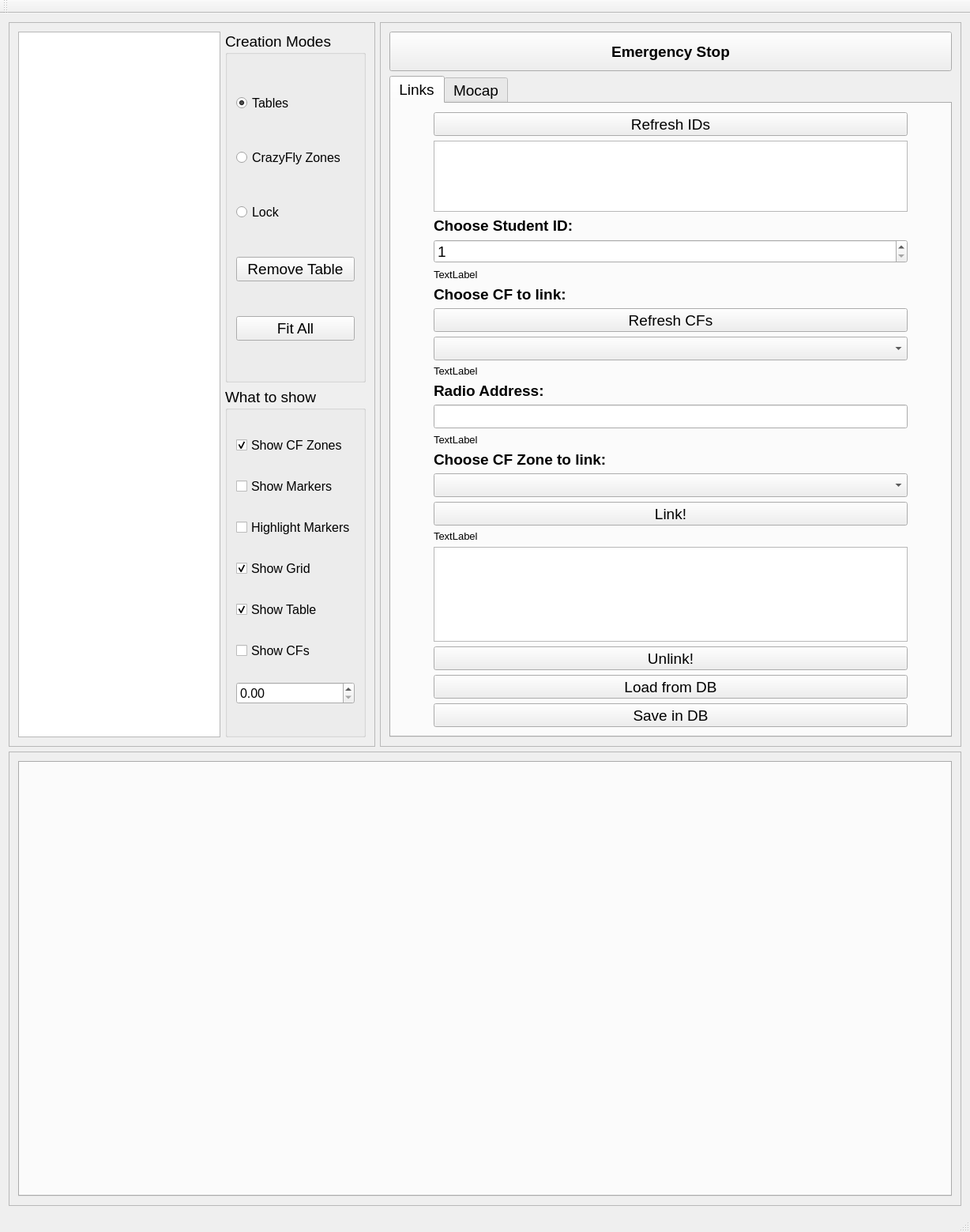
<?xml version="1.0" encoding="UTF-8"?>
<ui version="4.0">
 <class>MainGUIWindow</class>
 <widget class="QMainWindow" name="MainGUIWindow">
  <property name="geometry">
   <rect>
    <x>0</x>
    <y>0</y>
    <width>1228</width>
    <height>1559</height>
   </rect>
  </property>
  <property name="windowTitle">
   <string>MainGUIWindow</string>
  </property>
  <widget class="QWidget" name="centralWidget">
   <layout class="QGridLayout" name="gridLayout_3">
    <item row="0" column="0">
     <widget class="QFrame" name="frame_drawing">
      <property name="sizePolicy">
       <sizepolicy hsizetype="Preferred" vsizetype="Preferred">
        <horstretch>0</horstretch>
        <verstretch>0</verstretch>
       </sizepolicy>
      </property>
      <property name="frameShape">
       <enum>QFrame::StyledPanel</enum>
      </property>
      <property name="frameShadow">
       <enum>QFrame::Raised</enum>
      </property>
      <layout class="QGridLayout" name="gridLayout_4">
       <item row="0" column="1">
        <widget class="QGroupBox" name="groupBox">
         <property name="sizePolicy">
          <sizepolicy hsizetype="Preferred" vsizetype="MinimumExpanding">
           <horstretch>0</horstretch>
           <verstretch>0</verstretch>
          </sizepolicy>
         </property>
         <property name="font">
          <font>
           <pointsize>14</pointsize>
          </font>
         </property>
         <property name="title">
          <string>Creation Modes</string>
         </property>
         <layout class="QVBoxLayout" name="verticalLayout">
          <item>
           <widget class="QRadioButton" name="radioButton_table_mode">
            <property name="font">
             <font>
              <pointsize>12</pointsize>
             </font>
            </property>
            <property name="text">
             <string>Tables</string>
            </property>
            <property name="checked">
             <bool>true</bool>
            </property>
           </widget>
          </item>
          <item>
           <widget class="QRadioButton" name="radioButton_crazyfly_zones_mode">
            <property name="font">
             <font>
              <pointsize>12</pointsize>
             </font>
            </property>
            <property name="text">
             <string>CrazyFly Zones</string>
            </property>
            <property name="checkable">
             <bool>true</bool>
            </property>
           </widget>
          </item>
          <item>
           <widget class="QRadioButton" name="radioButton_lock_mode">
            <property name="font">
             <font>
              <pointsize>12</pointsize>
             </font>
            </property>
            <property name="text">
             <string>Lock</string>
            </property>
            <property name="checkable">
             <bool>true</bool>
            </property>
           </widget>
          </item>
          <item>
           <widget class="QPushButton" name="removeTable">
            <property name="font">
             <font>
              <pointsize>14</pointsize>
             </font>
            </property>
            <property name="text">
             <string>Remove Table</string>
            </property>
           </widget>
          </item>
          <item>
           <widget class="QPushButton" name="pushButton_fitAll">
            <property name="font">
             <font>
              <pointsize>14</pointsize>
             </font>
            </property>
            <property name="text">
             <string>Fit All</string>
            </property>
           </widget>
          </item>
         </layout>
        </widget>
       </item>
       <item row="1" column="1">
        <widget class="QGroupBox" name="groupBox_2">
         <property name="sizePolicy">
          <sizepolicy hsizetype="Preferred" vsizetype="MinimumExpanding">
           <horstretch>0</horstretch>
           <verstretch>0</verstretch>
          </sizepolicy>
         </property>
         <property name="font">
          <font>
           <pointsize>14</pointsize>
          </font>
         </property>
         <property name="title">
          <string>What to show</string>
         </property>
         <layout class="QGridLayout" name="gridLayout_5">
          <item row="5" column="0">
           <widget class="QCheckBox" name="checkBox_grid">
            <property name="font">
             <font>
              <pointsize>12</pointsize>
             </font>
            </property>
            <property name="text">
             <string>Show Grid</string>
            </property>
            <property name="checked">
             <bool>true</bool>
            </property>
           </widget>
          </item>
          <item row="6" column="0">
           <widget class="QCheckBox" name="checkBox_table">
            <property name="font">
             <font>
              <pointsize>12</pointsize>
             </font>
            </property>
            <property name="text">
             <string>Show Table</string>
            </property>
            <property name="checked">
             <bool>true</bool>
            </property>
           </widget>
          </item>
          <item row="9" column="0">
           <widget class="QCheckBox" name="checkBox_vicon_crazyflies">
            <property name="font">
             <font>
              <pointsize>12</pointsize>
             </font>
            </property>
            <property name="text">
             <string>Show CFs</string>
            </property>
            <property name="checked">
             <bool>false</bool>
            </property>
           </widget>
          </item>
          <item row="1" column="0">
           <widget class="QCheckBox" name="checkBox_crazyfly_zones">
            <property name="font">
             <font>
              <pointsize>12</pointsize>
             </font>
            </property>
            <property name="text">
             <string>Show CF Zones</string>
            </property>
            <property name="checked">
             <bool>true</bool>
            </property>
           </widget>
          </item>
          <item row="2" column="0">
           <widget class="QCheckBox" name="checkBox_vicon_markers">
            <property name="font">
             <font>
              <pointsize>12</pointsize>
             </font>
            </property>
            <property name="text">
             <string>Show Markers</string>
            </property>
            <property name="checked">
             <bool>false</bool>
            </property>
           </widget>
          </item>
          <item row="10" column="0">
           <widget class="QDoubleSpinBox" name="scaleSpinBox">
            <property name="font">
             <font>
              <pointsize>12</pointsize>
             </font>
            </property>
           </widget>
          </item>
          <item row="3" column="0">
           <widget class="QCheckBox" name="checkBox_vicon_highlight_markers">
            <property name="font">
             <font>
              <pointsize>12</pointsize>
             </font>
            </property>
            <property name="text">
             <string>Highlight Markers</string>
            </property>
            <property name="checkable">
             <bool>false</bool>
            </property>
           </widget>
          </item>
         </layout>
        </widget>
       </item>
       <item row="0" column="0" rowspan="2">
        <widget class="myGraphicsView" name="graphicsView">
         <property name="sizePolicy">
          <sizepolicy hsizetype="Preferred" vsizetype="Preferred">
           <horstretch>0</horstretch>
           <verstretch>0</verstretch>
          </sizepolicy>
         </property>
         <property name="mouseTracking">
          <bool>true</bool>
         </property>
        </widget>
       </item>
      </layout>
      <zorder>graphicsView</zorder>
      <zorder>groupBox</zorder>
      <zorder>groupBox_2</zorder>
     </widget>
    </item>
    <item row="0" column="1">
     <widget class="QFrame" name="frame_3">
      <property name="sizePolicy">
       <sizepolicy hsizetype="Preferred" vsizetype="Preferred">
        <horstretch>0</horstretch>
        <verstretch>0</verstretch>
       </sizepolicy>
      </property>
      <property name="frameShape">
       <enum>QFrame::StyledPanel</enum>
      </property>
      <property name="frameShadow">
       <enum>QFrame::Raised</enum>
      </property>
      <layout class="QVBoxLayout" name="verticalLayout_2">
       <item>
        <widget class="QPushButton" name="emergency_stop_button">
         <property name="sizePolicy">
          <sizepolicy hsizetype="Minimum" vsizetype="Fixed">
           <horstretch>0</horstretch>
           <verstretch>0</verstretch>
          </sizepolicy>
         </property>
         <property name="minimumSize">
          <size>
           <width>0</width>
           <height>50</height>
          </size>
         </property>
         <property name="maximumSize">
          <size>
           <width>16777215</width>
           <height>100</height>
          </size>
         </property>
         <property name="font">
          <font>
           <pointsize>14</pointsize>
           <weight>75</weight>
           <bold>true</bold>
          </font>
         </property>
         <property name="text">
          <string>Emergency Stop</string>
         </property>
        </widget>
       </item>
       <item>
        <widget class="QTabWidget" name="tabWidget_2">
         <property name="font">
          <font>
           <pointsize>14</pointsize>
          </font>
         </property>
         <property name="currentIndex">
          <number>0</number>
         </property>
         <widget class="QWidget" name="links_tab">
          <attribute name="title">
           <string>Links</string>
          </attribute>
          <layout class="QGridLayout" name="gridLayout">
           <item row="0" column="1">
            <widget class="QPushButton" name="refresh_student_ids_button">
             <property name="sizePolicy">
              <sizepolicy hsizetype="MinimumExpanding" vsizetype="Fixed">
               <horstretch>0</horstretch>
               <verstretch>0</verstretch>
              </sizepolicy>
             </property>
             <property name="minimumSize">
              <size>
               <width>0</width>
               <height>20</height>
              </size>
             </property>
             <property name="maximumSize">
              <size>
               <width>600</width>
               <height>30</height>
              </size>
             </property>
             <property name="text">
              <string>Refresh IDs</string>
             </property>
            </widget>
           </item>
           <item row="13" column="1">
            <widget class="QLabel" name="err_message_radio_address">
             <property name="sizePolicy">
              <sizepolicy hsizetype="MinimumExpanding" vsizetype="Fixed">
               <horstretch>0</horstretch>
               <verstretch>0</verstretch>
              </sizepolicy>
             </property>
             <property name="minimumSize">
              <size>
               <width>0</width>
               <height>10</height>
              </size>
             </property>
             <property name="maximumSize">
              <size>
               <width>600</width>
               <height>20</height>
              </size>
             </property>
             <property name="font">
              <font>
               <pointsize>10</pointsize>
              </font>
             </property>
             <property name="text">
              <string>TextLabel</string>
             </property>
            </widget>
           </item>
           <item row="22" column="1">
            <widget class="QPushButton" name="load_from_DB_button">
             <property name="sizePolicy">
              <sizepolicy hsizetype="MinimumExpanding" vsizetype="Fixed">
               <horstretch>0</horstretch>
               <verstretch>0</verstretch>
              </sizepolicy>
             </property>
             <property name="minimumSize">
              <size>
               <width>0</width>
               <height>20</height>
              </size>
             </property>
             <property name="maximumSize">
              <size>
               <width>600</width>
               <height>30</height>
              </size>
             </property>
             <property name="text">
              <string>Load from DB</string>
             </property>
            </widget>
           </item>
           <item row="12" column="1">
            <widget class="QLineEdit" name="radioAddress_text">
             <property name="sizePolicy">
              <sizepolicy hsizetype="MinimumExpanding" vsizetype="Fixed">
               <horstretch>0</horstretch>
               <verstretch>0</verstretch>
              </sizepolicy>
             </property>
             <property name="minimumSize">
              <size>
               <width>0</width>
               <height>20</height>
              </size>
             </property>
             <property name="maximumSize">
              <size>
               <width>600</width>
               <height>30</height>
              </size>
             </property>
             <property name="readOnly">
              <bool>true</bool>
             </property>
             <property name="clearButtonEnabled">
              <bool>false</bool>
             </property>
            </widget>
           </item>
           <item row="5" column="1">
            <widget class="QSpinBox" name="spinBox_student_ids">
             <property name="sizePolicy">
              <sizepolicy hsizetype="MinimumExpanding" vsizetype="Fixed">
               <horstretch>0</horstretch>
               <verstretch>0</verstretch>
              </sizepolicy>
             </property>
             <property name="minimumSize">
              <size>
               <width>0</width>
               <height>30</height>
              </size>
             </property>
             <property name="maximumSize">
              <size>
               <width>600</width>
               <height>30</height>
              </size>
             </property>
             <property name="minimum">
              <number>1</number>
             </property>
             <property name="maximum">
              <number>20</number>
             </property>
             <property name="value">
              <number>1</number>
             </property>
            </widget>
           </item>
           <item row="2" column="1">
            <widget class="QListWidget" name="list_discovered_student_ids">
             <property name="sizePolicy">
              <sizepolicy hsizetype="MinimumExpanding" vsizetype="MinimumExpanding">
               <horstretch>0</horstretch>
               <verstretch>0</verstretch>
              </sizepolicy>
             </property>
             <property name="maximumSize">
              <size>
               <width>600</width>
               <height>90</height>
              </size>
             </property>
            </widget>
           </item>
           <item row="15" column="1">
            <widget class="QComboBox" name="comboBoxCFZones">
             <property name="sizePolicy">
              <sizepolicy hsizetype="MinimumExpanding" vsizetype="Fixed">
               <horstretch>0</horstretch>
               <verstretch>0</verstretch>
              </sizepolicy>
             </property>
             <property name="minimumSize">
              <size>
               <width>0</width>
               <height>20</height>
              </size>
             </property>
             <property name="maximumSize">
              <size>
               <width>600</width>
               <height>30</height>
              </size>
             </property>
            </widget>
           </item>
           <item row="9" column="1">
            <widget class="QComboBox" name="comboBoxCFs">
             <property name="sizePolicy">
              <sizepolicy hsizetype="MinimumExpanding" vsizetype="Fixed">
               <horstretch>0</horstretch>
               <verstretch>0</verstretch>
              </sizepolicy>
             </property>
             <property name="minimumSize">
              <size>
               <width>0</width>
               <height>20</height>
              </size>
             </property>
             <property name="maximumSize">
              <size>
               <width>600</width>
               <height>30</height>
              </size>
             </property>
            </widget>
           </item>
           <item row="4" column="1">
            <widget class="QLabel" name="label_4">
             <property name="sizePolicy">
              <sizepolicy hsizetype="MinimumExpanding" vsizetype="Fixed">
               <horstretch>0</horstretch>
               <verstretch>0</verstretch>
              </sizepolicy>
             </property>
             <property name="minimumSize">
              <size>
               <width>0</width>
               <height>15</height>
              </size>
             </property>
             <property name="maximumSize">
              <size>
               <width>600</width>
               <height>25</height>
              </size>
             </property>
             <property name="font">
              <font>
               <weight>75</weight>
               <bold>true</bold>
              </font>
             </property>
             <property name="text">
              <string>Choose Student ID:</string>
             </property>
            </widget>
           </item>
           <item row="7" column="1">
            <widget class="QLabel" name="label_2">
             <property name="sizePolicy">
              <sizepolicy hsizetype="MinimumExpanding" vsizetype="Fixed">
               <horstretch>0</horstretch>
               <verstretch>0</verstretch>
              </sizepolicy>
             </property>
             <property name="minimumSize">
              <size>
               <width>0</width>
               <height>15</height>
              </size>
             </property>
             <property name="maximumSize">
              <size>
               <width>600</width>
               <height>25</height>
              </size>
             </property>
             <property name="font">
              <font>
               <weight>75</weight>
               <bold>true</bold>
              </font>
             </property>
             <property name="text">
              <string>Choose CF to link:</string>
             </property>
            </widget>
           </item>
           <item row="14" column="1">
            <widget class="QLabel" name="label_3">
             <property name="sizePolicy">
              <sizepolicy hsizetype="MinimumExpanding" vsizetype="Fixed">
               <horstretch>0</horstretch>
               <verstretch>0</verstretch>
              </sizepolicy>
             </property>
             <property name="minimumSize">
              <size>
               <width>0</width>
               <height>15</height>
              </size>
             </property>
             <property name="maximumSize">
              <size>
               <width>600</width>
               <height>25</height>
              </size>
             </property>
             <property name="font">
              <font>
               <weight>75</weight>
               <bold>true</bold>
              </font>
             </property>
             <property name="text">
              <string>Choose CF Zone to link:</string>
             </property>
            </widget>
           </item>
           <item row="11" column="1">
            <widget class="QLabel" name="label">
             <property name="sizePolicy">
              <sizepolicy hsizetype="MinimumExpanding" vsizetype="Fixed">
               <horstretch>0</horstretch>
               <verstretch>0</verstretch>
              </sizepolicy>
             </property>
             <property name="minimumSize">
              <size>
               <width>0</width>
               <height>15</height>
              </size>
             </property>
             <property name="maximumSize">
              <size>
               <width>600</width>
               <height>25</height>
              </size>
             </property>
             <property name="font">
              <font>
               <weight>75</weight>
               <bold>true</bold>
              </font>
             </property>
             <property name="text">
              <string>Radio Address:</string>
             </property>
            </widget>
           </item>
           <item row="6" column="1">
            <widget class="QLabel" name="err_message_student_id">
             <property name="sizePolicy">
              <sizepolicy hsizetype="MinimumExpanding" vsizetype="Fixed">
               <horstretch>0</horstretch>
               <verstretch>0</verstretch>
              </sizepolicy>
             </property>
             <property name="minimumSize">
              <size>
               <width>0</width>
               <height>10</height>
              </size>
             </property>
             <property name="maximumSize">
              <size>
               <width>600</width>
               <height>20</height>
              </size>
             </property>
             <property name="font">
              <font>
               <pointsize>10</pointsize>
              </font>
             </property>
             <property name="text">
              <string>TextLabel</string>
             </property>
            </widget>
           </item>
           <item row="8" column="1">
            <widget class="QPushButton" name="refresh_cfs_button">
             <property name="sizePolicy">
              <sizepolicy hsizetype="MinimumExpanding" vsizetype="Fixed">
               <horstretch>0</horstretch>
               <verstretch>0</verstretch>
              </sizepolicy>
             </property>
             <property name="minimumSize">
              <size>
               <width>0</width>
               <height>20</height>
              </size>
             </property>
             <property name="maximumSize">
              <size>
               <width>600</width>
               <height>30</height>
              </size>
             </property>
             <property name="text">
              <string>Refresh CFs</string>
             </property>
            </widget>
           </item>
           <item row="23" column="1">
            <widget class="QPushButton" name="save_in_DB_button">
             <property name="sizePolicy">
              <sizepolicy hsizetype="MinimumExpanding" vsizetype="Fixed">
               <horstretch>0</horstretch>
               <verstretch>0</verstretch>
              </sizepolicy>
             </property>
             <property name="minimumSize">
              <size>
               <width>0</width>
               <height>20</height>
              </size>
             </property>
             <property name="maximumSize">
              <size>
               <width>600</width>
               <height>30</height>
              </size>
             </property>
             <property name="text">
              <string>Save in DB</string>
             </property>
            </widget>
           </item>
           <item row="16" column="1">
            <widget class="QPushButton" name="link_button">
             <property name="sizePolicy">
              <sizepolicy hsizetype="MinimumExpanding" vsizetype="Fixed">
               <horstretch>0</horstretch>
               <verstretch>0</verstretch>
              </sizepolicy>
             </property>
             <property name="minimumSize">
              <size>
               <width>0</width>
               <height>20</height>
              </size>
             </property>
             <property name="maximumSize">
              <size>
               <width>600</width>
               <height>30</height>
              </size>
             </property>
             <property name="text">
              <string>Link!</string>
             </property>
            </widget>
           </item>
           <item row="19" column="1">
            <widget class="QTableWidget" name="table_links">
             <property name="sizePolicy">
              <sizepolicy hsizetype="MinimumExpanding" vsizetype="MinimumExpanding">
               <horstretch>0</horstretch>
               <verstretch>0</verstretch>
              </sizepolicy>
             </property>
             <property name="minimumSize">
              <size>
               <width>0</width>
               <height>0</height>
              </size>
             </property>
             <property name="maximumSize">
              <size>
               <width>600</width>
               <height>120</height>
              </size>
             </property>
             <property name="wordWrap">
              <bool>true</bool>
             </property>
             <property name="rowCount">
              <number>0</number>
             </property>
             <property name="columnCount">
              <number>0</number>
             </property>
             <attribute name="horizontalHeaderVisible">
              <bool>false</bool>
             </attribute>
            </widget>
           </item>
           <item row="21" column="1">
            <widget class="QPushButton" name="unlink_button">
             <property name="sizePolicy">
              <sizepolicy hsizetype="MinimumExpanding" vsizetype="Fixed">
               <horstretch>0</horstretch>
               <verstretch>0</verstretch>
              </sizepolicy>
             </property>
             <property name="minimumSize">
              <size>
               <width>0</width>
               <height>20</height>
              </size>
             </property>
             <property name="maximumSize">
              <size>
               <width>600</width>
               <height>30</height>
              </size>
             </property>
             <property name="text">
              <string>Unlink!</string>
             </property>
            </widget>
           </item>
           <item row="17" column="1">
            <widget class="QLabel" name="err_message_cf_zone">
             <property name="sizePolicy">
              <sizepolicy hsizetype="MinimumExpanding" vsizetype="Fixed">
               <horstretch>0</horstretch>
               <verstretch>0</verstretch>
              </sizepolicy>
             </property>
             <property name="minimumSize">
              <size>
               <width>0</width>
               <height>10</height>
              </size>
             </property>
             <property name="maximumSize">
              <size>
               <width>600</width>
               <height>20</height>
              </size>
             </property>
             <property name="font">
              <font>
               <pointsize>10</pointsize>
              </font>
             </property>
             <property name="text">
              <string>TextLabel</string>
             </property>
            </widget>
           </item>
           <item row="10" column="1">
            <widget class="QLabel" name="err_message_cf">
             <property name="sizePolicy">
              <sizepolicy hsizetype="MinimumExpanding" vsizetype="Fixed">
               <horstretch>0</horstretch>
               <verstretch>0</verstretch>
              </sizepolicy>
             </property>
             <property name="minimumSize">
              <size>
               <width>0</width>
               <height>10</height>
              </size>
             </property>
             <property name="maximumSize">
              <size>
               <width>600</width>
               <height>20</height>
              </size>
             </property>
             <property name="font">
              <font>
               <pointsize>10</pointsize>
              </font>
             </property>
             <property name="text">
              <string>TextLabel</string>
             </property>
            </widget>
           </item>
          </layout>
         </widget>
         <widget class="QWidget" name="tab">
          <attribute name="title">
           <string>Mocap</string>
          </attribute>
          <layout class="QGridLayout" name="gridLayout_2">
           <item row="0" column="0">
            <layout class="QGridLayout" name="gridLayout_6">
             <item row="0" column="0">
              <widget class="QLabel" name="all_radio_label">
               <property name="minimumSize">
                <size>
                 <width>0</width>
                 <height>20</height>
                </size>
               </property>
               <property name="maximumSize">
                <size>
                 <width>16777215</width>
                 <height>40</height>
                </size>
               </property>
               <property name="font">
                <font>
                 <weight>75</weight>
                 <bold>true</bold>
                </font>
               </property>
               <property name="lineWidth">
                <number>1</number>
               </property>
               <property name="text">
                <string>Work in progress.</string>
               </property>
               <property name="alignment">
                <set>Qt::AlignBottom|Qt::AlignHCenter</set>
               </property>
              </widget>
             </item>
             <item row="1" column="0">
              <spacer name="verticalSpacer">
               <property name="orientation">
                <enum>Qt::Vertical</enum>
               </property>
               <property name="sizeHint" stdset="0">
                <size>
                 <width>20</width>
                 <height>40</height>
                </size>
               </property>
              </spacer>
             </item>
            </layout>
           </item>
          </layout>
         </widget>
        </widget>
       </item>
      </layout>
     </widget>
    </item>
    <item row="1" column="0" colspan="2">
     <widget class="QFrame" name="frame">
      <property name="sizePolicy">
       <sizepolicy hsizetype="MinimumExpanding" vsizetype="MinimumExpanding">
        <horstretch>0</horstretch>
        <verstretch>0</verstretch>
       </sizepolicy>
      </property>
      <property name="frameShape">
       <enum>QFrame::StyledPanel</enum>
      </property>
      <property name="frameShadow">
       <enum>QFrame::Raised</enum>
      </property>
      <layout class="QVBoxLayout" name="verticalLayout_3">
       <item>
        <widget class="QTabWidget" name="tabWidget">
         <property name="sizePolicy">
          <sizepolicy hsizetype="Expanding" vsizetype="Expanding">
           <horstretch>0</horstretch>
           <verstretch>0</verstretch>
          </sizepolicy>
         </property>
         <property name="layoutDirection">
          <enum>Qt::LeftToRight</enum>
         </property>
         <property name="currentIndex">
          <number>-1</number>
         </property>
         <property name="tabsClosable">
          <bool>true</bool>
         </property>
        </widget>
       </item>
      </layout>
     </widget>
    </item>
   </layout>
  </widget>
  <widget class="QMenuBar" name="menuBar">
   <property name="geometry">
    <rect>
     <x>0</x>
     <y>0</y>
     <width>1228</width>
     <height>40</height>
    </rect>
   </property>
  </widget>
  <widget class="QToolBar" name="mainToolBar">
   <attribute name="toolBarArea">
    <enum>TopToolBarArea</enum>
   </attribute>
   <attribute name="toolBarBreak">
    <bool>false</bool>
   </attribute>
  </widget>
  <widget class="QStatusBar" name="statusBar"/>
 </widget>
 <layoutdefault spacing="6" margin="11"/>
 <customwidgets>
  <customwidget>
   <class>myGraphicsView</class>
   <extends>QGraphicsView</extends>
   <header>myGraphicsView.h</header>
  </customwidget>
 </customwidgets>
 <resources/>
 <connections/>
</ui>
